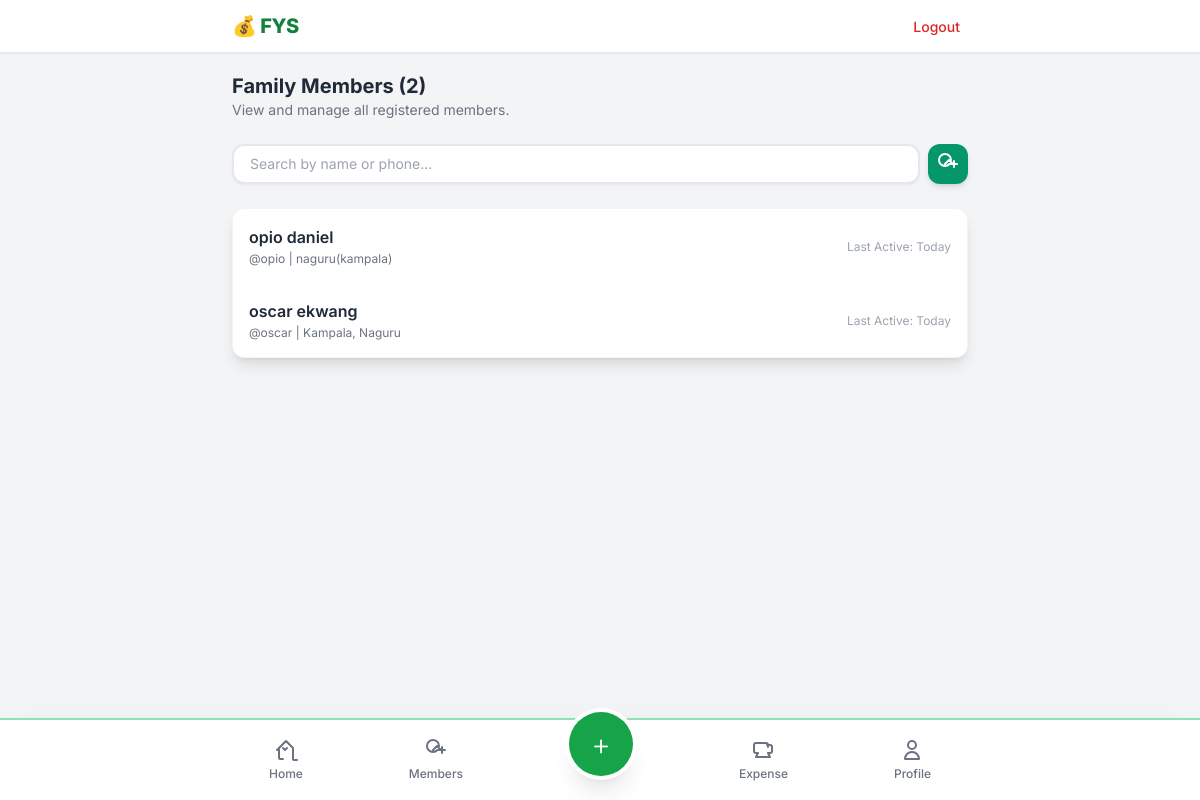
/members/ (signed in), run on an earlier commit of the app's database.
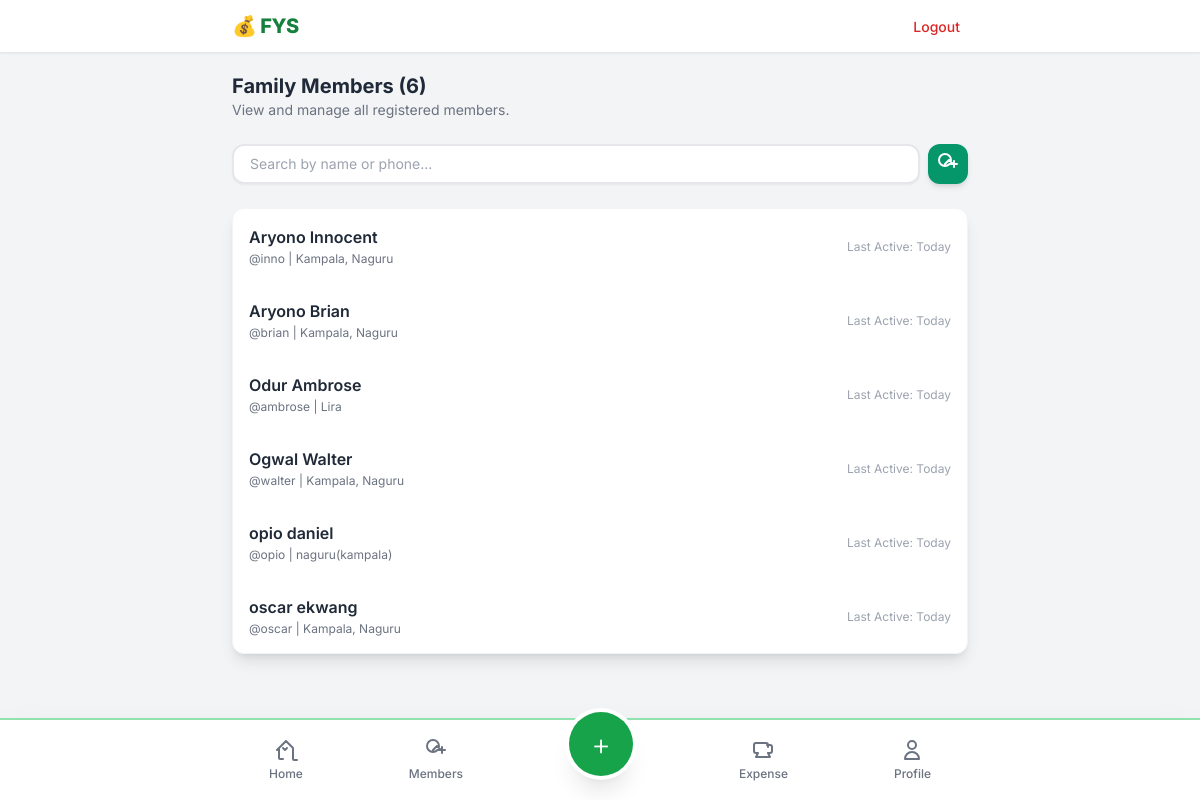
And on a later commit of the database.
### savings/models.py (models this page shows, shortened)
class Member(models.Model):
    first_name = models.CharField(max_length=120)
    last_name = models.CharField(max_length=120)
    current_location = models.CharField(max_length=255, verbose_name="Current Location")
    phone_number_1 = models.CharField(max_length=20, verbose_name="Primary Phone")
    phone_number_2 = models.CharField(max_length=20, blank=True, null=True, verbose_name="Secondary Phone")
    user = models.OneToOneField(settings.AUTH_USER_MODEL, null=True, blank=True, on_delete=models.SET_NULL)
    created_at = models.DateTimeField(auto_now_add=True)

### savings/views.py (the view)
# urls.py: path('members/', views.member_management_view, name='member_management'),
@user_passes_test(is_staff_user)
def member_management_view(request):
    members = Member.objects.select_related('user').all().order_by('first_name')
    context = {
        'members': members,
    }
    return render(request, 'member_management.html', context)

### savings/views.py (called while the page is built)
def is_staff_user(user):
    return user.is_authenticated and user.is_staff

### savings/templates/member_management.html (shortened to what this page needs)
{% extends 'base.html' %}
{% block content %}
<div class="space-y-6 px-4">
    <div class="pt-2">
        <h1 class="text-xl font-bold text-gray-800">Family Members ({{ members|length }})</h1>
        <p class="text-sm text-gray-500">View and manage all registered members.</p>
    </div>
    <div class="flex items-center gap-2">
        <input type="text"
               placeholder="Search by name or phone..."
               class="flex-1 border-2 border-gray-200 rounded-xl px-4 py-2 text-sm focus:border-emerald-500 focus:outline-none transition duration-150 shadow-sm"
               id="memberSearchInput">
        <button onclick="document.getElementById('registration-modal').classList.remove('hidden')"
                class="bg-emerald-600 text-white rounded-xl p-2 shadow-md hover:bg-emerald-700 transition duration-200"
                title="Register New Member">
            <svg class="w-6 h-6" fill="none" stroke="currentColor" viewBox="0 0 24 24" xmlns="http://www.w3.org/2000/svg"><path stroke-linecap="round" stroke-linejoin="round" stroke-width="2" d="M18 9v3m0 0v3m0-3h3m-3 0h-3m-2-4l4 4m-4-4l-4 4m6-4a6 6 0 11-12 0 6 6 0 0112 0z"></path></svg>
        </button>
    </div>
    <div class="bg-white rounded-xl shadow-lg border border-gray-100 divide-y overflow-hidden">
        <div class="max-h-[60vh] overflow-y-auto" id="memberList">
            {% if members %}
                {% for member in members %}
                    <a href="{% url 'member_detail' member.id %}" class="block hover:bg-gray-50 transition duration-100">
                        <div class="flex justify-between items-center p-4">
                            <div>
                                <p class="font-semibold text-gray-800">{{ member.first_name }} {{ member.last_name }}</p>
                                <p class="text-xs text-gray-500 mt-0.5">@{{ member.user.username }} | {{ member.current_location }}</p>
                            </div>
                            <div class="text-right">
                                <p class="text-xs text-gray-400 mt-0.5">Last Active: Today</p>
                            </div>
                        </div>
                    </a>
                {% endfor %}
            {% else %}
                <p class="text-center text-gray-500 py-6 text-sm">No family members registered yet.</p>
            {% endif %}
        </div>
    </div>
</div>
{% endblock %}

### savings/templates/base.html (shortened to what this page needs)
<!DOCTYPE html>
<html lang="en">
<head>
  <script src="https://cdn.tailwindcss.com"></script>
</head>
<body class="bg-gray-100 min-h-screen">
  <nav class="bg-white border-b shadow-sm fixed top-0 left-0 w-full z-50">
    <div class="max-w-3xl mx-auto px-4 py-3 flex justify-between items-center">
      <a href="{% url 'dashboard' %}" class="text-xl font-extrabold text-green-700 tracking-tight">
        💰 FYS
      </a>
      <div>
        {% if user.is_authenticated %}
          <a href="{% url 'logout' %}" class="text-sm text-red-600 font-medium p-2 rounded-full hover:bg-red-50">Logout</a>
        {% else %}
          <a href="{% url 'login' %}" class="text-sm text-green-700 font-medium p-2 rounded-full hover:bg-green-50">Login</a>
        {% endif %}
      </div>
    </div>
  </nav>
  <main class="pt-16 pb-28 max-w-3xl mx-auto">
    {% block content %}{% endblock %}
  </main>
  {% if user.is_authenticated %}
  <nav class="fixed bottom-0 left-0 right-0 bg-white border-t-2 border-green-500/50 shadow-2xl z-50">
    <div class="max-w-3xl mx-auto flex justify-around items-center h-20">
      <a href="{% url 'dashboard' %}" class="flex flex-col items-center text-gray-500 hover:text-green-700 transition-colors">
        <svg class="w-6 h-6" fill="none" stroke="currentColor" viewBox="0 0 24 24" xmlns="http://www.w3.org/2000/svg"><path stroke-linecap="round" stroke-linejoin="round" stroke-width="2" d="M3 12l2-2m0 0l7-7 7 7M5 10v10a1 1 0 001 1h3m10-10v10a1 1 0 001 1h3M13 10l-2 2-2-2"></path></svg>
        <span class="text-xs mt-1 font-medium">Home</span>
      </a>
      {% if user.is_staff %}
      <a id="openMemberModalBtn" href="#" class="flex flex-col items-center text-gray-500 hover:text-green-700 transition-colors">
        <svg class="w-6 h-6" fill="none" stroke="currentColor" viewBox="0 0 24 24" xmlns="http://www.w3.org/2000/svg"><path stroke-linecap="round" stroke-linejoin="round" stroke-width="2" d="M18 9v3m0 0v3m0-3h3m-3 0h-3m-2-4l4 4m-4-4l-4 4m6-4a6 6 0 11-12 0 6 6 0 0112 0z"></path></svg>
        <span class="text-xs mt-1 font-medium">Members</span>
      </a>
      {% endif %}
      {% if user.is_staff %}
      <a href="{% url 'add_contribution' %}" class="transform -translate-y-4 w-16 h-16 bg-green-600 text-white rounded-full flex items-center justify-center shadow-xl ring-4 ring-white hover:bg-green-700 transition-all duration-300">
        <span class="text-3xl font-light">+</span>
      </a>
      {% else %}
      <div class="w-16 h-16"></div>
      {% endif %}
      {% if user.is_staff %}
      <a href="{% url 'add_expense' %}" class="flex flex-col items-center text-gray-500 hover:text-red-700 transition-colors">
        <svg class="w-6 h-6" fill="none" stroke="currentColor" viewBox="0 0 24 24" xmlns="http://www.w3.org/2000/svg"><path stroke-linecap="round" stroke-linejoin="round" stroke-width="2" d="M17 9V7a2 2 0 00-2-2H5a2 2 0 00-2 2v6a2 2 0 002 2h2l-2 4h14l-2-4h2a2 2 0 002-2V9a2 2 0 00-2-2h-3"></path></svg>
        <span class="text-xs mt-1 font-medium">Expense</span>
      </a>
      {% endif %}
      <a href="{% url 'profile' %}" class="flex flex-col items-center text-gray-500 hover:text-green-700 transition-colors">
        <svg class="w-6 h-6" fill="none" stroke="currentColor" viewBox="0 0 24 24" xmlns="http://www.w3.org/2000/svg"><path stroke-linecap="round" stroke-linejoin="round" stroke-width="2" d="M16 7a4 4 0 11-8 0 4 4 0 018 0zM12 14a7 7 0 00-7 7h14a7 7 0 00-7-7z"></path></svg>
        <span class="text-xs mt-1 font-medium">Profile</span>
      </a>
    </div>
  </nav>
  {% endif %}
</body>
</html>

### savings/templates/base.html (style rules this page uses)
body { font-family: 'Inter', sans-serif; }

What changed in the data, as far as the page shows it:
added Member: first_name "Aryono", last_name "Innocent", user.username "inno", current_location "Kampala, Naguru"
added Member: first_name "Aryono", last_name "Brian", user.username "brian", current_location "Kampala, Naguru"
added Member: first_name "Odur", last_name "Ambrose", user.username "ambrose", current_location "Lira"
added Member: first_name "Ogwal", last_name "Walter", user.username "walter", current_location "Kampala, Naguru"
Also different on the page:
{{ members|length }}: "2" → "6"
